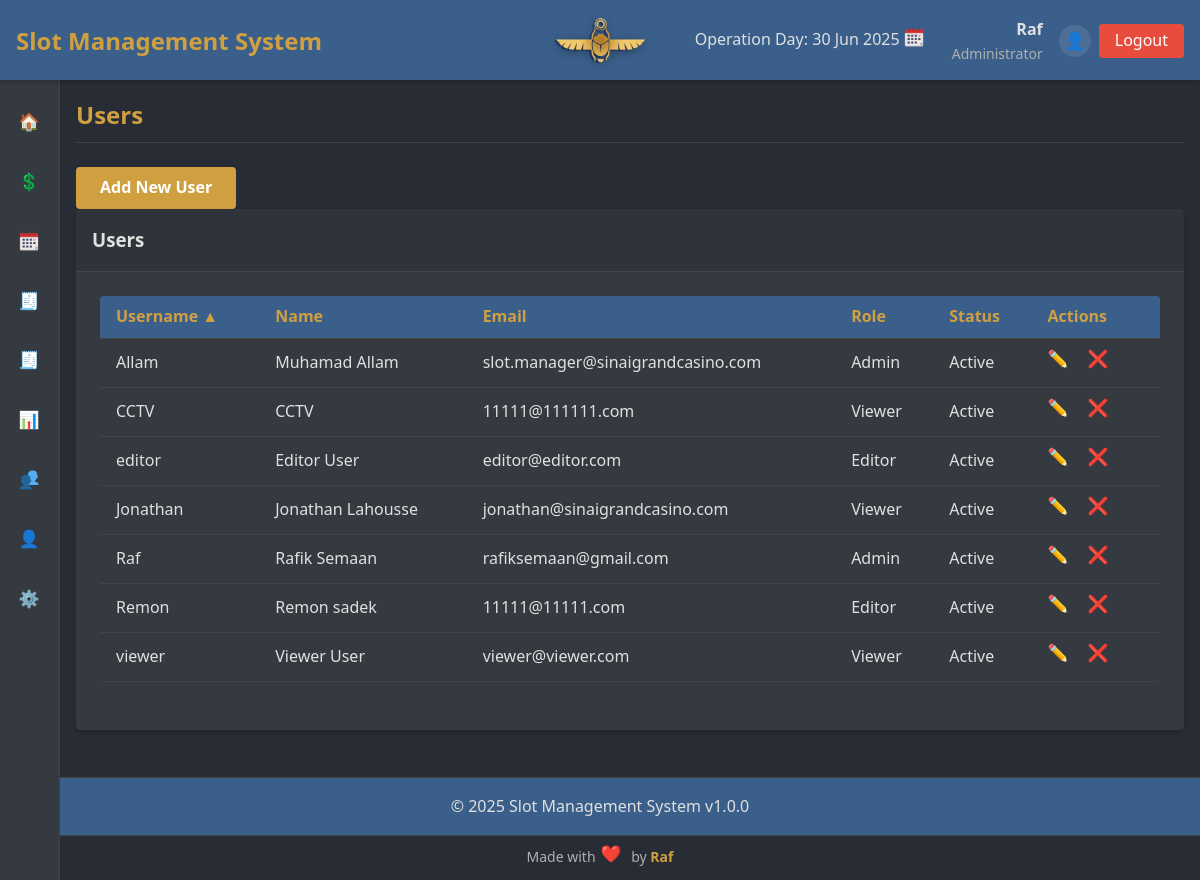
Page /index.php?page=users (signed in) on the committed database.
### tables this page shows
CREATE TABLE `users` (
  `id` int NOT NULL AUTO_INCREMENT,
  `username` varchar(50) NOT NULL,
  `password` varchar(255) NOT NULL,
  `name` varchar(100) NOT NULL,
  `email` varchar(100) NOT NULL,
  `role` enum('admin','editor','viewer') NOT NULL,
  `status` enum('Active','Inactive','Maintenance','Reserved') NOT NULL DEFAULT 'Active',
  `created_at` timestamp NULL DEFAULT CURRENT_TIMESTAMP,
  `updated_at` timestamp NULL DEFAULT CURRENT_TIMESTAMP ON UPDATE CURRENT_TIMESTAMP,
  PRIMARY KEY (`id`),
  UNIQUE KEY `username` (`username`),
  UNIQUE KEY `email` (`email`)
);

### includes/functions.php (called while the page is built, shortened)
<?php
function icon($name) {
    return ICON_PATH . '/' . $name . '.png';
}
?>

### pages/users/list.php (the view, shortened to what this page needs)
<?php
$can_edit = true;
$sort_column = $_GET['sort'] ?? 'username';
$sort_order = $_GET['order'] ?? 'ASC';
$toggle_order = $sort_order === 'ASC' ? 'DESC' : 'ASC';
try {
    $query = "SELECT * FROM users WHERE 1=1";
    $params = [];
    $query .= " ORDER BY $sort_column $sort_order";
    $stmt = $conn->prepare($query);
    $stmt->execute($params);
    $users = $stmt->fetchAll(PDO::FETCH_ASSOC);
} catch (PDOException $e) {
    echo "<div class='alert alert-danger'>Database error: " . htmlspecialchars($e->getMessage()) . "</div>";
    $users = [];
}
?>
<div class="users-page fade-in">
    <?php if ($can_edit): ?>
        <div class="action-buttons mb-6 flex justify-end">
            <a href="index.php?page=users&action=create" class="btn btn-primary">Add New User</a>
        </div>
    <?php endif; ?>
    <div class="card overflow-hidden">
        <div class="card-header bg-gray-800 text-white px-6 py-3 border-b border-gray-700">
            <h3 class="text-lg font-semibold">Users</h3>
        </div>
        <div class="card-body p-6">
            <div class="table-container overflow-x-auto">
                <table class="min-w-full divide-y divide-gray-700">
                    <thead class="bg-gray-800 text-white">
                        <tr>
                            <th class="px-4 py-2 text-left">
                                <a href="index.php?page=users&sort=username&order=<?php echo $toggle_order; ?>">
                                    Username <?php if ($sort_column == 'username') echo $sort_order == 'ASC' ? '▲' : '▼'; ?>
                                </a>
                            </th>
                            <th class="px-4 py-2 text-left">
                                <a href="index.php?page=users&sort=name&order=<?php echo $toggle_order; ?>">
                                    Name <?php if ($sort_column == 'name') echo $sort_order == 'ASC' ? '▲' : '▼'; ?>
                                </a>
                            </th>
                            <th class="px-4 py-2 text-left">
                                <a href="index.php?page=users&sort=email&order=<?php echo $toggle_order; ?>">
                                    Email <?php if ($sort_column == 'email') echo $sort_order == 'ASC' ? '▲' : '▼'; ?>
                                </a>
                            </th>
                            <th class="px-4 py-2 text-left">Role</th>
                            <th class="px-4 py-2 text-left">Status</th>
                            <th class="px-4 py-2 text-right">Actions</th>
                        </tr>
                    </thead>
                    <tbody class="divide-y divide-gray-700">
                        <?php if (empty($users)): ?>
                            <tr>
                                <td colspan="6" class="text-center px-4 py-6">No users found</td>
                            </tr>
                        <?php else: ?>
                            <?php foreach ($users as $user): ?>
                                <tr class="hover:bg-gray-800 transition duration-150">
                                    <td class="px-4 py-2"><?php echo htmlspecialchars($user['username']); ?></td>
                                    <td class="px-4 py-2"><?php echo htmlspecialchars($user['name']); ?></td>
                                    <td class="px-4 py-2"><?php echo htmlspecialchars($user['email']); ?></td>
                                    <td class="px-4 py-2"><?php echo ucfirst($user['role']); ?></td>
                                    <td class="px-4 py-2"><?php echo ucfirst($user['status']); ?></td>
                                    <td class="px-4 py-2 text-right">
                                        <?php if ($can_edit): ?>
                                            <a href="index.php?page=users&action=edit&id=<?php echo $user['id']; ?>" class="action-btn edit-btn" data-tooltip="Edit"><span class="menu-icon"><img src="<?= icon('edit') ?>"/></span></a>
                                            <a href="index.php?page=users&action=delete&id=<?php echo $user['id']; ?>" class="action-btn delete-btn" data-tooltip="Delete" data-confirm="Are you sure you want to delete this user?"><span class="menu-icon"><img src="<?= icon('delete') ?>"/></span></a>
                                        <?php endif; ?>
                                    </td>
                                </tr>
                            <?php endforeach; ?>
                        <?php endif; ?>
                    </tbody>
                </table>
            </div>
        </div>
    </div>
</div>

### assets/css/styles.css (style rules this page uses)
:root { --primary-color: #3a5f8a; --secondary-color: #d0a040; --accent-color: #e74c3c; --dark-bg: #282c34; --light-bg: #343a40; --text-light: #e0e0e0; --text-muted: #b0b0b0; --success-color: #2ecc71; --warning-color: #f39c12; --danger-color: #e74c3c; --border-color: #444444; --spacing-xs: 0.25rem; --spacing-sm: 0.5rem; --spacing-md: 1rem; --spacing-lg: 1.5rem; --spacing-xl: 2rem; --font-xs: 0.75rem; --font-sm: 0.875rem; --font-md: 1rem; --font-lg: 1.25rem; --font-xl: 1.5rem; --font-xxl: 2rem; --border-radius: 4px; --box-shadow: 0 2px 4px rgba(0, 0, 0, 0.2); --transition-speed: 0.3s; --sidebar-width-expanded: 250px; --sidebar-width-collapsed: 60px; }
* { margin: 0; padding: 0; box-sizing: border-box; }
body { font-family: 'Segoe UI', Tahoma, Geneva, Verdana, sans-serif; background-color: var(--dark-bg); color: var(--text-light); line-height: 1.6; padding-top: 80px; }
a { color: var(--secondary-color); text-decoration: none; transition: color var(--transition-speed); }
.menu-icon { display: inline-flex; align-items: center; justify-content: center; width: 24px; height: 24px; margin-right: var(--spacing-sm); flex-shrink: 0; min-width: 24px; }
.menu-icon img { width: 20px; height: 20px; max-width: 100%; object-fit: contain; }
.btn { display: inline-block; padding: var(--spacing-sm) var(--spacing-lg); border: none; border-radius: var(--border-radius); cursor: pointer; font-weight: bold; text-align: center; transition: all var(--transition-speed); }
.btn-primary { background-color: var(--secondary-color); color: white; }
.table-container { overflow-x: auto; margin-bottom: var(--spacing-lg); }
table { width: 100%; border-collapse: collapse; background-color: var(--light-bg); border-radius: var(--border-radius); overflow: hidden; }
th, td { padding: var(--spacing-sm) var(--spacing-md); text-align: left; border-bottom: 1px solid var(--border-color); }
th { background-color: var(--primary-color); color: var(--secondary-color); font-weight: bold; }
.card { background-color: var(--light-bg); border-radius: var(--border-radius); box-shadow: var(--box-shadow); margin-bottom: var(--spacing-lg); }
.card-header { padding: var(--spacing-md); border-bottom: 1px solid var(--border-color); background-color: rgba(0, 0, 0, 0.1); }
.card-body { padding: var(--spacing-lg); }
.action-btn { display: inline-flex; align-items: center; justify-content: center; width: 32px; height: 32px; border-radius: 50%; background-color: transparent; color: var(--text-light); margin-right: var(--spacing-xs); transition: all var(--transition-speed); }
.menu-icon { display: inline-block; height: auto; margin-right: 8px; vertical-align: middle; }
.menu-icon img { width: 20px; height: auto; max-width: 100%; }
.fade-in { animation: fadeIn var(--transition-speed); }

### rows in the picture
users: username "Allam", name "Muhamad Allam", email "slot.manager@sinaigrandcasino.com", role "Admin", status "Active"
users: username "CCTV", name "CCTV", email "11111@111111.com", role "Viewer", status "Active"
users: username "editor", name "Editor User", email "editor@editor.com", role "Editor", status "Active"
users: username "Jonathan", name "Jonathan Lahousse", email "jonathan@sinaigrandcasino.com", role "Viewer", status "Active"
users: username "Raf", name "Rafik Semaan", email "rafiksemaan@gmail.com", role "Admin", status "Active"
users: username "Remon", name "Remon sadek", email "11111@11111.com", role "Editor", status "Active"
users: username "viewer", name "Viewer User", email "viewer@viewer.com", role "Viewer", status "Active"

### other values in the picture
$app_name "Slot Management System"
$_SESSION['username'] "Raf"
$user_roles[$_SESSION['user_role']] "Administrator"
$app_version "1.0.0"
